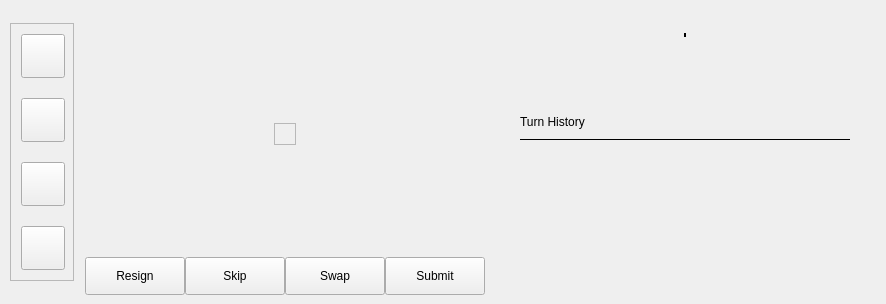
<?xml version="1.0" encoding="UTF-8"?>
<ui version="4.0">
 <class>ScrabbleView</class>
 <widget class="QWidget" name="ScrabbleView">
  <property name="geometry">
   <rect>
    <x>0</x>
    <y>0</y>
    <width>886</width>
    <height>304</height>
   </rect>
  </property>
  <property name="windowTitle">
   <string>Form</string>
  </property>
  <layout class="QHBoxLayout" name="horizontal_layout">
   <property name="spacing">
    <number>0</number>
   </property>
   <property name="leftMargin">
    <number>0</number>
   </property>
   <property name="topMargin">
    <number>0</number>
   </property>
   <property name="rightMargin">
    <number>0</number>
   </property>
   <property name="bottomMargin">
    <number>0</number>
   </property>
   <item>
    <spacer name="horizontalSpacer">
     <property name="orientation">
      <enum>Qt::Horizontal</enum>
     </property>
     <property name="sizeHint" stdset="0">
      <size>
       <width>40</width>
       <height>20</height>
      </size>
     </property>
    </spacer>
   </item>
   <item>
    <widget class="QFrame" name="left_bar">
     <property name="minimumSize">
      <size>
       <width>0</width>
       <height>0</height>
      </size>
     </property>
     <property name="maximumSize">
      <size>
       <width>16777215</width>
       <height>16777215</height>
      </size>
     </property>
     <property name="styleSheet">
      <string notr="true"/>
     </property>
     <property name="frameShape">
      <enum>QFrame::NoFrame</enum>
     </property>
     <property name="frameShadow">
      <enum>QFrame::Raised</enum>
     </property>
     <layout class="QVBoxLayout" name="verticalLayout_7">
      <property name="leftMargin">
       <number>10</number>
      </property>
      <property name="topMargin">
       <number>18</number>
      </property>
      <property name="rightMargin">
       <number>10</number>
      </property>
      <property name="bottomMargin">
       <number>18</number>
      </property>
      <item>
       <spacer name="verticalSpacer">
        <property name="orientation">
         <enum>Qt::Vertical</enum>
        </property>
        <property name="sizeHint" stdset="0">
         <size>
          <width>20</width>
          <height>0</height>
         </size>
        </property>
       </spacer>
      </item>
      <item>
       <widget class="QFrame" name="button_console">
        <property name="sizePolicy">
         <sizepolicy hsizetype="Preferred" vsizetype="Preferred">
          <horstretch>0</horstretch>
          <verstretch>0</verstretch>
         </sizepolicy>
        </property>
        <property name="minimumSize">
         <size>
          <width>64</width>
          <height>0</height>
         </size>
        </property>
        <property name="maximumSize">
         <size>
          <width>64</width>
          <height>16777215</height>
         </size>
        </property>
        <property name="frameShape">
         <enum>QFrame::StyledPanel</enum>
        </property>
        <property name="frameShadow">
         <enum>QFrame::Raised</enum>
        </property>
        <layout class="QHBoxLayout" name="horizontalLayout_7">
         <property name="leftMargin">
          <number>10</number>
         </property>
         <property name="topMargin">
          <number>10</number>
         </property>
         <property name="rightMargin">
          <number>10</number>
         </property>
         <property name="bottomMargin">
          <number>10</number>
         </property>
         <item>
          <layout class="QVBoxLayout" name="button_console_layout">
           <property name="spacing">
            <number>20</number>
           </property>
           <property name="leftMargin">
            <number>0</number>
           </property>
           <property name="topMargin">
            <number>0</number>
           </property>
           <property name="rightMargin">
            <number>0</number>
           </property>
           <property name="bottomMargin">
            <number>0</number>
           </property>
           <item>
            <widget class="QPushButton" name="info_icon">
             <property name="sizePolicy">
              <sizepolicy hsizetype="Fixed" vsizetype="Fixed">
               <horstretch>0</horstretch>
               <verstretch>0</verstretch>
              </sizepolicy>
             </property>
             <property name="minimumSize">
              <size>
               <width>44</width>
               <height>44</height>
              </size>
             </property>
             <property name="maximumSize">
              <size>
               <width>44</width>
               <height>44</height>
              </size>
             </property>
             <property name="cursor">
              <cursorShape>PointingHandCursor</cursorShape>
             </property>
             <property name="toolTip">
              <string>View instructions</string>
             </property>
             <property name="text">
              <string/>
             </property>
            </widget>
           </item>
           <item>
            <widget class="QPushButton" name="dictionary_icon">
             <property name="sizePolicy">
              <sizepolicy hsizetype="Fixed" vsizetype="Fixed">
               <horstretch>0</horstretch>
               <verstretch>0</verstretch>
              </sizepolicy>
             </property>
             <property name="minimumSize">
              <size>
               <width>44</width>
               <height>44</height>
              </size>
             </property>
             <property name="maximumSize">
              <size>
               <width>44</width>
               <height>44</height>
              </size>
             </property>
             <property name="cursor">
              <cursorShape>PointingHandCursor</cursorShape>
             </property>
             <property name="toolTip">
              <string>Look up a word</string>
             </property>
             <property name="text">
              <string/>
             </property>
            </widget>
           </item>
           <item>
            <widget class="QPushButton" name="peek_icon">
             <property name="sizePolicy">
              <sizepolicy hsizetype="Fixed" vsizetype="Fixed">
               <horstretch>0</horstretch>
               <verstretch>0</verstretch>
              </sizepolicy>
             </property>
             <property name="minimumSize">
              <size>
               <width>44</width>
               <height>44</height>
              </size>
             </property>
             <property name="maximumSize">
              <size>
               <width>44</width>
               <height>44</height>
              </size>
             </property>
             <property name="cursor">
              <cursorShape>PointingHandCursor</cursorShape>
             </property>
             <property name="toolTip">
              <string>Peek at the bot’s letter rack</string>
             </property>
             <property name="text">
              <string/>
             </property>
            </widget>
           </item>
           <item>
            <widget class="QPushButton" name="hint_icon">
             <property name="sizePolicy">
              <sizepolicy hsizetype="Fixed" vsizetype="Fixed">
               <horstretch>0</horstretch>
               <verstretch>0</verstretch>
              </sizepolicy>
             </property>
             <property name="minimumSize">
              <size>
               <width>44</width>
               <height>44</height>
              </size>
             </property>
             <property name="maximumSize">
              <size>
               <width>44</width>
               <height>44</height>
              </size>
             </property>
             <property name="cursor">
              <cursorShape>PointingHandCursor</cursorShape>
             </property>
             <property name="toolTip">
              <string>Suggest a strong move</string>
             </property>
             <property name="text">
              <string/>
             </property>
            </widget>
           </item>
          </layout>
         </item>
        </layout>
       </widget>
      </item>
      <item>
       <spacer name="verticalSpacer_2">
        <property name="orientation">
         <enum>Qt::Vertical</enum>
        </property>
        <property name="sizeHint" stdset="0">
         <size>
          <width>20</width>
          <height>0</height>
         </size>
        </property>
       </spacer>
      </item>
     </layout>
    </widget>
   </item>
   <item>
    <spacer name="h_spacer_1">
     <property name="orientation">
      <enum>Qt::Horizontal</enum>
     </property>
     <property name="sizeHint" stdset="0">
      <size>
       <width>40</width>
       <height>20</height>
      </size>
     </property>
    </spacer>
   </item>
   <item>
    <widget class="QFrame" name="game_area_container">
     <property name="sizePolicy">
      <sizepolicy hsizetype="Minimum" vsizetype="Preferred">
       <horstretch>0</horstretch>
       <verstretch>0</verstretch>
      </sizepolicy>
     </property>
     <property name="frameShape">
      <enum>QFrame::NoFrame</enum>
     </property>
     <property name="frameShadow">
      <enum>QFrame::Raised</enum>
     </property>
     <layout class="QVBoxLayout" name="verticalLayout">
      <property name="leftMargin">
       <number>0</number>
      </property>
      <property name="rightMargin">
       <number>0</number>
      </property>
      <item>
       <widget class="QFrame" name="board_container">
        <property name="frameShape">
         <enum>QFrame::NoFrame</enum>
        </property>
        <property name="frameShadow">
         <enum>QFrame::Raised</enum>
        </property>
        <layout class="QVBoxLayout" name="verticalLayout_2">
         <property name="spacing">
          <number>0</number>
         </property>
         <property name="leftMargin">
          <number>1</number>
         </property>
         <property name="topMargin">
          <number>1</number>
         </property>
         <property name="rightMargin">
          <number>1</number>
         </property>
         <property name="bottomMargin">
          <number>1</number>
         </property>
         <item>
          <layout class="QGridLayout" name="grid_layout">
           <property name="sizeConstraint">
            <enum>QLayout::SetFixedSize</enum>
           </property>
           <property name="spacing">
            <number>0</number>
           </property>
          </layout>
         </item>
        </layout>
       </widget>
      </item>
      <item>
       <spacer name="v_spacer_1">
        <property name="orientation">
         <enum>Qt::Vertical</enum>
        </property>
        <property name="sizeHint" stdset="0">
         <size>
          <width>20</width>
          <height>116</height>
         </size>
        </property>
       </spacer>
      </item>
      <item>
       <widget class="QFrame" name="tile_container_outer">
        <property name="sizePolicy">
         <sizepolicy hsizetype="Minimum" vsizetype="Preferred">
          <horstretch>0</horstretch>
          <verstretch>0</verstretch>
         </sizepolicy>
        </property>
        <property name="frameShape">
         <enum>QFrame::NoFrame</enum>
        </property>
        <property name="frameShadow">
         <enum>QFrame::Raised</enum>
        </property>
        <layout class="QHBoxLayout" name="horizontalLayout">
         <property name="spacing">
          <number>0</number>
         </property>
         <property name="leftMargin">
          <number>7</number>
         </property>
         <property name="topMargin">
          <number>7</number>
         </property>
         <property name="rightMargin">
          <number>7</number>
         </property>
         <property name="bottomMargin">
          <number>7</number>
         </property>
         <item>
          <spacer name="h_spacer_3">
           <property name="orientation">
            <enum>Qt::Horizontal</enum>
           </property>
           <property name="sizeHint" stdset="0">
            <size>
             <width>0</width>
             <height>20</height>
            </size>
           </property>
          </spacer>
         </item>
         <item>
          <widget class="QFrame" name="letter_rack">
           <property name="frameShape">
            <enum>QFrame::StyledPanel</enum>
           </property>
           <property name="frameShadow">
            <enum>QFrame::Raised</enum>
           </property>
           <layout class="QVBoxLayout" name="verticalLayout_8">
            <property name="spacing">
             <number>0</number>
            </property>
            <property name="leftMargin">
             <number>10</number>
            </property>
            <property name="topMargin">
             <number>10</number>
            </property>
            <property name="rightMargin">
             <number>10</number>
            </property>
            <property name="bottomMargin">
             <number>10</number>
            </property>
            <item>
             <layout class="QHBoxLayout" name="letter_rack_layout">
              <property name="spacing">
               <number>12</number>
              </property>
             </layout>
            </item>
           </layout>
          </widget>
         </item>
         <item>
          <spacer name="h_spacer_4">
           <property name="orientation">
            <enum>Qt::Horizontal</enum>
           </property>
           <property name="sizeHint" stdset="0">
            <size>
             <width>0</width>
             <height>20</height>
            </size>
           </property>
          </spacer>
         </item>
        </layout>
       </widget>
      </item>
      <item>
       <spacer name="v_spacer_2">
        <property name="orientation">
         <enum>Qt::Vertical</enum>
        </property>
        <property name="sizeHint" stdset="0">
         <size>
          <width>20</width>
          <height>116</height>
         </size>
        </property>
       </spacer>
      </item>
      <item>
       <widget class="QFrame" name="button_container">
        <property name="frameShape">
         <enum>QFrame::NoFrame</enum>
        </property>
        <property name="frameShadow">
         <enum>QFrame::Raised</enum>
        </property>
        <layout class="QVBoxLayout" name="verticalLayout_5">
         <property name="spacing">
          <number>0</number>
         </property>
         <property name="leftMargin">
          <number>0</number>
         </property>
         <property name="topMargin">
          <number>0</number>
         </property>
         <property name="rightMargin">
          <number>0</number>
         </property>
         <property name="bottomMargin">
          <number>0</number>
         </property>
         <item>
          <layout class="QHBoxLayout" name="button_panel_layout">
           <property name="spacing">
            <number>0</number>
           </property>
           <item>
            <widget class="QPushButton" name="resign_button">
             <property name="sizePolicy">
              <sizepolicy hsizetype="Fixed" vsizetype="Fixed">
               <horstretch>0</horstretch>
               <verstretch>0</verstretch>
              </sizepolicy>
             </property>
             <property name="minimumSize">
              <size>
               <width>100</width>
               <height>38</height>
              </size>
             </property>
             <property name="maximumSize">
              <size>
               <width>100</width>
               <height>38</height>
              </size>
             </property>
             <property name="cursor">
              <cursorShape>PointingHandCursor</cursorShape>
             </property>
             <property name="focusPolicy">
              <enum>Qt::NoFocus</enum>
             </property>
             <property name="toolTip">
              <string>End the game</string>
             </property>
             <property name="text">
              <string>Resign</string>
             </property>
            </widget>
           </item>
           <item>
            <widget class="QPushButton" name="skip_button">
             <property name="sizePolicy">
              <sizepolicy hsizetype="Fixed" vsizetype="Fixed">
               <horstretch>0</horstretch>
               <verstretch>0</verstretch>
              </sizepolicy>
             </property>
             <property name="minimumSize">
              <size>
               <width>100</width>
               <height>38</height>
              </size>
             </property>
             <property name="maximumSize">
              <size>
               <width>100</width>
               <height>38</height>
              </size>
             </property>
             <property name="cursor">
              <cursorShape>PointingHandCursor</cursorShape>
             </property>
             <property name="focusPolicy">
              <enum>Qt::NoFocus</enum>
             </property>
             <property name="toolTip">
              <string>Skip your turn</string>
             </property>
             <property name="text">
              <string>Skip</string>
             </property>
            </widget>
           </item>
           <item>
            <widget class="QPushButton" name="swap_button">
             <property name="sizePolicy">
              <sizepolicy hsizetype="Fixed" vsizetype="Fixed">
               <horstretch>0</horstretch>
               <verstretch>0</verstretch>
              </sizepolicy>
             </property>
             <property name="minimumSize">
              <size>
               <width>100</width>
               <height>38</height>
              </size>
             </property>
             <property name="maximumSize">
              <size>
               <width>100</width>
               <height>38</height>
              </size>
             </property>
             <property name="cursor">
              <cursorShape>PointingHandCursor</cursorShape>
             </property>
             <property name="focusPolicy">
              <enum>Qt::WheelFocus</enum>
             </property>
             <property name="toolTip">
              <string>Swap tiles of you choice</string>
             </property>
             <property name="text">
              <string>Swap</string>
             </property>
            </widget>
           </item>
           <item>
            <widget class="QPushButton" name="submit_button">
             <property name="sizePolicy">
              <sizepolicy hsizetype="Fixed" vsizetype="Fixed">
               <horstretch>0</horstretch>
               <verstretch>0</verstretch>
              </sizepolicy>
             </property>
             <property name="minimumSize">
              <size>
               <width>100</width>
               <height>38</height>
              </size>
             </property>
             <property name="maximumSize">
              <size>
               <width>100</width>
               <height>38</height>
              </size>
             </property>
             <property name="cursor">
              <cursorShape>PointingHandCursor</cursorShape>
             </property>
             <property name="focusPolicy">
              <enum>Qt::WheelFocus</enum>
             </property>
             <property name="toolTip">
              <string>Submit your move</string>
             </property>
             <property name="text">
              <string>Submit</string>
             </property>
            </widget>
           </item>
          </layout>
         </item>
        </layout>
       </widget>
      </item>
     </layout>
    </widget>
   </item>
   <item>
    <spacer name="h_spacer_2">
     <property name="orientation">
      <enum>Qt::Horizontal</enum>
     </property>
     <property name="sizeHint" stdset="0">
      <size>
       <width>40</width>
       <height>20</height>
      </size>
     </property>
    </spacer>
   </item>
   <item>
    <widget class="QFrame" name="info_panel_outer">
     <property name="minimumSize">
      <size>
       <width>400</width>
       <height>0</height>
      </size>
     </property>
     <property name="styleSheet">
      <string notr="true"/>
     </property>
     <property name="frameShape">
      <enum>QFrame::NoFrame</enum>
     </property>
     <property name="frameShadow">
      <enum>QFrame::Raised</enum>
     </property>
     <layout class="QVBoxLayout" name="verticalLayout_3">
      <property name="leftMargin">
       <number>10</number>
      </property>
      <property name="topMargin">
       <number>18</number>
      </property>
      <property name="rightMargin">
       <number>10</number>
      </property>
      <property name="bottomMargin">
       <number>18</number>
      </property>
      <item>
       <widget class="QFrame" name="info_panel_inner">
        <property name="frameShape">
         <enum>QFrame::NoFrame</enum>
        </property>
        <property name="frameShadow">
         <enum>QFrame::Raised</enum>
        </property>
        <layout class="QVBoxLayout" name="verticalLayout_4">
         <property name="spacing">
          <number>17</number>
         </property>
         <property name="leftMargin">
          <number>15</number>
         </property>
         <property name="topMargin">
          <number>15</number>
         </property>
         <property name="rightMargin">
          <number>15</number>
         </property>
         <property name="bottomMargin">
          <number>15</number>
         </property>
         <item>
          <widget class="QFrame" name="score_box_container">
           <property name="sizePolicy">
            <sizepolicy hsizetype="Preferred" vsizetype="Minimum">
             <horstretch>0</horstretch>
             <verstretch>0</verstretch>
            </sizepolicy>
           </property>
           <property name="frameShape">
            <enum>QFrame::NoFrame</enum>
           </property>
           <property name="frameShadow">
            <enum>QFrame::Raised</enum>
           </property>
           <layout class="QHBoxLayout" name="horizontalLayout_2">
            <property name="spacing">
             <number>0</number>
            </property>
            <property name="leftMargin">
             <number>0</number>
            </property>
            <property name="topMargin">
             <number>0</number>
            </property>
            <property name="rightMargin">
             <number>0</number>
            </property>
            <property name="bottomMargin">
             <number>0</number>
            </property>
            <item>
             <widget class="QFrame" name="player_score_box">
              <property name="frameShape">
               <enum>QFrame::NoFrame</enum>
              </property>
              <property name="frameShadow">
               <enum>QFrame::Raised</enum>
              </property>
              <layout class="QHBoxLayout" name="horizontalLayout_5">
               <property name="spacing">
                <number>0</number>
               </property>
               <property name="leftMargin">
                <number>0</number>
               </property>
               <property name="topMargin">
                <number>0</number>
               </property>
               <property name="rightMargin">
                <number>0</number>
               </property>
               <property name="bottomMargin">
                <number>0</number>
               </property>
               <item>
                <layout class="QVBoxLayout" name="player_score_layout"/>
               </item>
              </layout>
             </widget>
            </item>
            <item>
             <widget class="QFrame" name="line">
              <property name="sizePolicy">
               <sizepolicy hsizetype="Preferred" vsizetype="Minimum">
                <horstretch>0</horstretch>
                <verstretch>0</verstretch>
               </sizepolicy>
              </property>
              <property name="minimumSize">
               <size>
                <width>2</width>
                <height>0</height>
               </size>
              </property>
              <property name="maximumSize">
               <size>
                <width>2</width>
                <height>16777215</height>
               </size>
              </property>
              <property name="frameShape">
               <enum>QFrame::VLine</enum>
              </property>
              <property name="frameShadow">
               <enum>QFrame::Plain</enum>
              </property>
              <property name="lineWidth">
               <number>2</number>
              </property>
              <property name="midLineWidth">
               <number>0</number>
              </property>
              <layout class="QHBoxLayout" name="horizontalLayout_6">
               <property name="spacing">
                <number>0</number>
               </property>
               <property name="leftMargin">
                <number>0</number>
               </property>
               <property name="topMargin">
                <number>0</number>
               </property>
               <property name="rightMargin">
                <number>0</number>
               </property>
               <property name="bottomMargin">
                <number>0</number>
               </property>
              </layout>
             </widget>
            </item>
            <item>
             <widget class="QFrame" name="bot_score_box">
              <property name="frameShape">
               <enum>QFrame::NoFrame</enum>
              </property>
              <property name="frameShadow">
               <enum>QFrame::Raised</enum>
              </property>
              <layout class="QHBoxLayout" name="horizontalLayout_4">
               <property name="spacing">
                <number>0</number>
               </property>
               <property name="leftMargin">
                <number>0</number>
               </property>
               <property name="topMargin">
                <number>0</number>
               </property>
               <property name="rightMargin">
                <number>0</number>
               </property>
               <property name="bottomMargin">
                <number>0</number>
               </property>
               <item>
                <layout class="QVBoxLayout" name="bot_score_layout"/>
               </item>
              </layout>
             </widget>
            </item>
           </layout>
          </widget>
         </item>
         <item>
          <widget class="QFrame" name="tile_tracker_container">
           <property name="frameShape">
            <enum>QFrame::NoFrame</enum>
           </property>
           <property name="frameShadow">
            <enum>QFrame::Raised</enum>
           </property>
           <layout class="QHBoxLayout" name="horizontalLayout_3">
            <property name="leftMargin">
             <number>10</number>
            </property>
            <property name="topMargin">
             <number>10</number>
            </property>
            <property name="rightMargin">
             <number>10</number>
            </property>
            <property name="bottomMargin">
             <number>10</number>
            </property>
            <item>
             <widget class="QLabel" name="tile_bag_tracker">
              <property name="text">
               <string/>
              </property>
             </widget>
            </item>
           </layout>
          </widget>
         </item>
         <item>
          <widget class="QFrame" name="turn_history_container">
           <property name="sizePolicy">
            <sizepolicy hsizetype="Preferred" vsizetype="Expanding">
             <horstretch>0</horstretch>
             <verstretch>0</verstretch>
            </sizepolicy>
           </property>
           <property name="frameShape">
            <enum>QFrame::NoFrame</enum>
           </property>
           <property name="frameShadow">
            <enum>QFrame::Plain</enum>
           </property>
           <layout class="QVBoxLayout" name="verticalLayout_6">
            <property name="spacing">
             <number>10</number>
            </property>
            <property name="leftMargin">
             <number>10</number>
            </property>
            <property name="topMargin">
             <number>10</number>
            </property>
            <property name="rightMargin">
             <number>10</number>
            </property>
            <property name="bottomMargin">
             <number>10</number>
            </property>
            <item>
             <widget class="QLabel" name="turn_history_label">
              <property name="text">
               <string>Turn History</string>
              </property>
             </widget>
            </item>
            <item>
             <widget class="QFrame" name="line_2">
              <property name="minimumSize">
               <size>
                <width>0</width>
                <height>1</height>
               </size>
              </property>
              <property name="maximumSize">
               <size>
                <width>16777215</width>
                <height>1</height>
               </size>
              </property>
              <property name="frameShape">
               <enum>QFrame::HLine</enum>
              </property>
              <property name="frameShadow">
               <enum>QFrame::Plain</enum>
              </property>
             </widget>
            </item>
            <item>
             <widget class="QFrame" name="scroll_area_container">
              <property name="frameShape">
               <enum>QFrame::NoFrame</enum>
              </property>
              <property name="frameShadow">
               <enum>QFrame::Raised</enum>
              </property>
              <layout class="QVBoxLayout" name="verticalLayout_10">
               <property name="spacing">
                <number>0</number>
               </property>
               <property name="leftMargin">
                <number>0</number>
               </property>
               <property name="topMargin">
                <number>10</number>
               </property>
               <property name="rightMargin">
                <number>0</number>
               </property>
               <property name="bottomMargin">
                <number>0</number>
               </property>
               <item>
                <widget class="QScrollArea" name="scroll_area">
                 <property name="frameShape">
                  <enum>QFrame::NoFrame</enum>
                 </property>
                 <property name="horizontalScrollBarPolicy">
                  <enum>Qt::ScrollBarAlwaysOff</enum>
                 </property>
                 <property name="widgetResizable">
                  <bool>true</bool>
                 </property>
                 <widget class="QWidget" name="scroll">
                  <property name="geometry">
                   <rect>
                    <x>0</x>
                    <y>0</y>
                    <width>330</width>
                    <height>107</height>
                   </rect>
                  </property>
                  <layout class="QVBoxLayout" name="verticalLayout_11">
                   <property name="spacing">
                    <number>0</number>
                   </property>
                   <property name="leftMargin">
                    <number>0</number>
                   </property>
                   <property name="topMargin">
                    <number>0</number>
                   </property>
                   <property name="rightMargin">
                    <number>0</number>
                   </property>
                   <property name="bottomMargin">
                    <number>0</number>
                   </property>
                   <item>
                    <layout class="QVBoxLayout" name="scroll_layout">
                     <property name="spacing">
                      <number>0</number>
                     </property>
                    </layout>
                   </item>
                  </layout>
                 </widget>
                </widget>
               </item>
              </layout>
             </widget>
            </item>
           </layout>
          </widget>
         </item>
        </layout>
       </widget>
      </item>
     </layout>
    </widget>
   </item>
   <item>
    <spacer name="horizontalSpacer_2">
     <property name="orientation">
      <enum>Qt::Horizontal</enum>
     </property>
     <property name="sizeHint" stdset="0">
      <size>
       <width>40</width>
       <height>20</height>
      </size>
     </property>
    </spacer>
   </item>
  </layout>
 </widget>
 <resources/>
 <connections/>
</ui>
